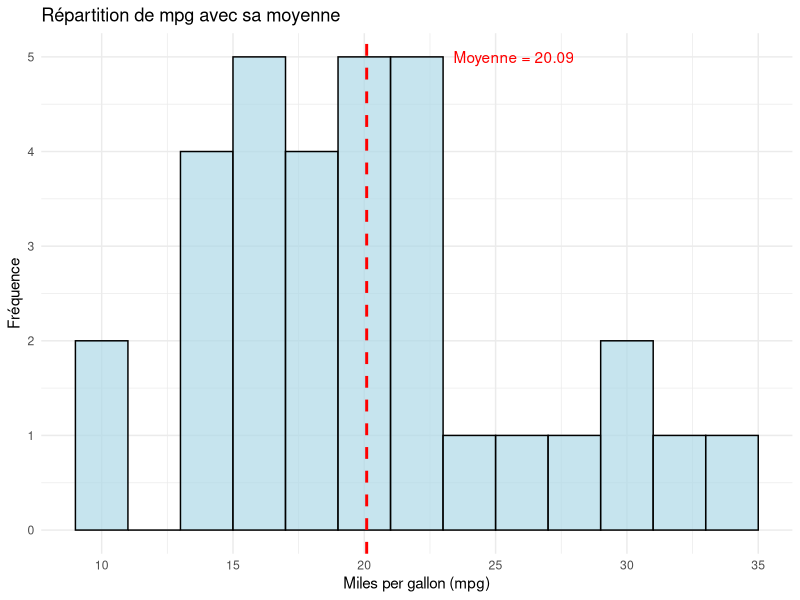
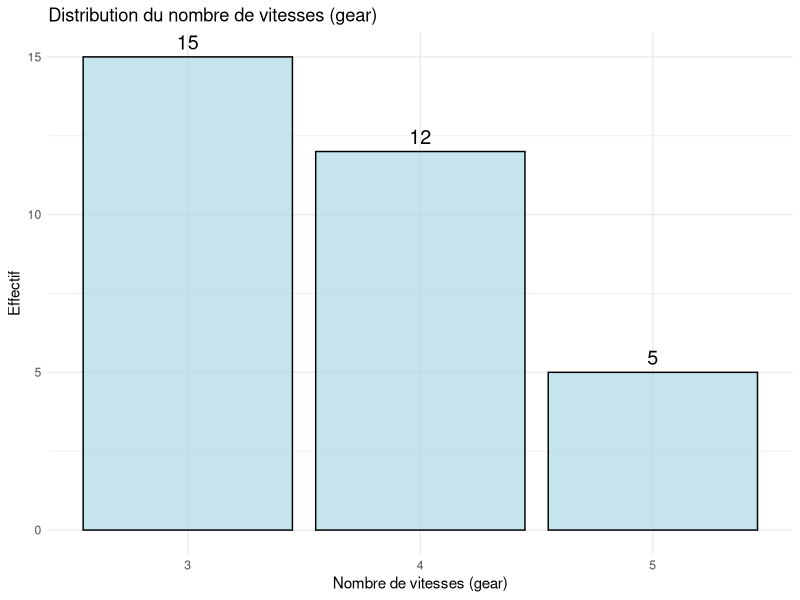
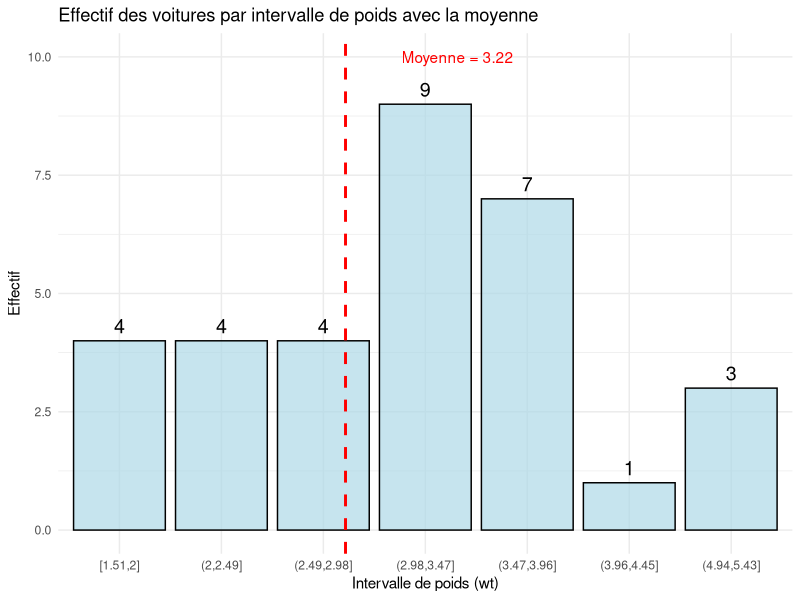
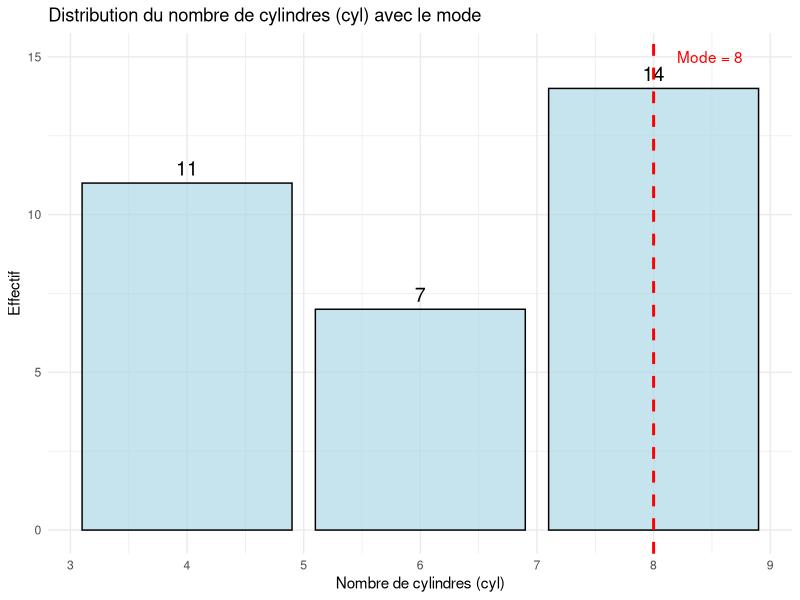
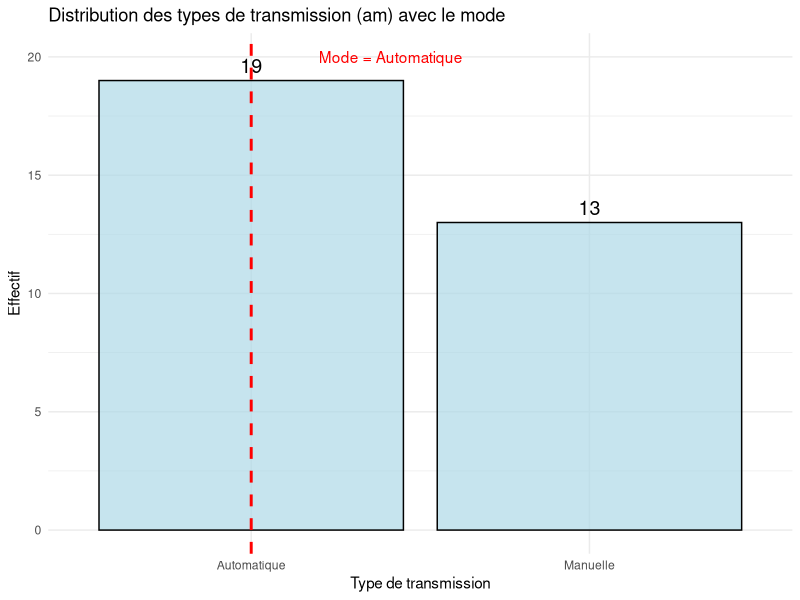
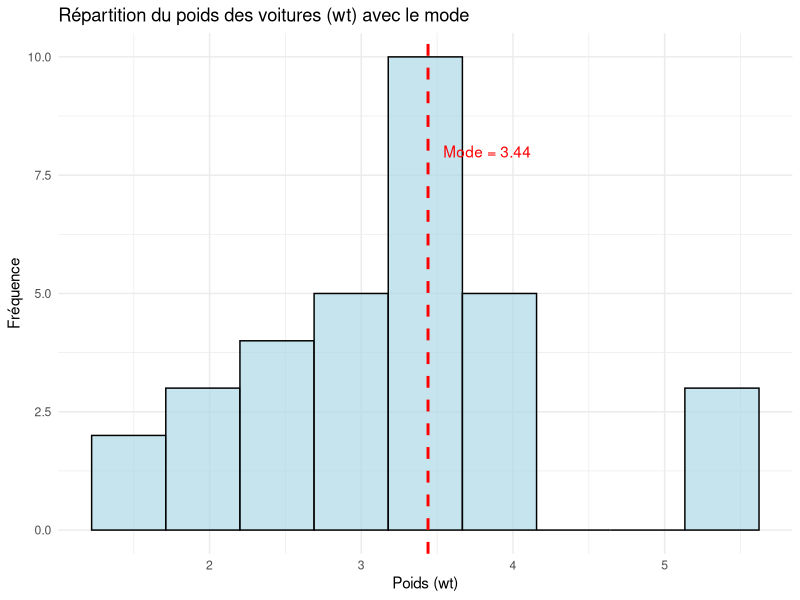

Source code (R) for these figures, in order:
## ---- chunk 1
library(dplyr)
library(ggplot2)
library(knitr)
## ---- chunk 2
# Afficher, sous forme de tableau, la variable mpg du jeu de données mtcars
knitr::kable(t(mtcars[,c("mpg")]),
             caption = "Les miles par gallons des voitures du jeu de données mtcars")
## ---- chunk 3
# Calcul de la moyenne de mpg
mean_mpg <- mean(mtcars$mpg)
mean_mpg
## ---- chunk 4
# Histogramme de la variable mpg avec la moyenne en rouge
ggplot(mtcars, aes(x = mpg)) +
  geom_histogram(binwidth = 2, fill = "lightblue", color = "black", alpha = 0.7) +
  geom_vline(aes(xintercept = mean_mpg), color = "red", linetype = "dashed", linewidth = 1) +
  annotate("text", x = mean_mpg + 1, y = 5, label = paste("Moyenne =", round(mean_mpg, 2)), color = "red", hjust = -0.5) +
  labs(title = "Répartition de mpg avec sa moyenne", x = "Miles per gallon (mpg)", y = "Fréquence") +
  theme_minimal()
## ---- chunk 5
mtcars %>%
  count(gear) %>%
  kable(col.names = c("Nombre de vitesses", "Effectif"),
        caption = "Effectif des valeurs de la variable gear")
## ---- chunk 6
# Calcul de la moyenne de gear
mean_gear <- mean(mtcars$gear)
mean_gear
## ---- chunk 7
# Diagramme en barres de la variable gear avec la moyenne en rouge
ggplot(mtcars, aes(x = factor(gear))) +
  geom_bar(fill = "lightblue", color = "black", alpha = 0.7) +
  geom_vline(aes(xintercept = mean_gear), color = "red", linetype = "dashed", linewidth = 1) +
  geom_text(stat = "count", aes(label = after_stat(count)), vjust = -0.5, size = 5) +
  labs(title = "Distribution du nombre de vitesses (gear)",
       x = "Nombre de vitesses (gear)",
       y = "Effectif") +
  theme_minimal()
## ---- chunk 8
# Regrouper wt en intervalles
mtcars_wt_intervals <- mtcars %>%
  mutate(wt_interval = cut(wt, breaks = 8, include.lowest = TRUE)) %>%
  count(wt_interval) %>%
  arrange(wt_interval)

mtcars_wt_intervals %>%
  kable(col.names = c("Intervalle de poids (wt)", "Effectif"),
        caption = "Effectif des voitures par intervalle de poids")
## ---- chunk 9
# Calcul de la moyenne
mean_wt <- mean(mtcars$wt)
mean_wt
## ---- chunk 10
# Diagramme en barres de la variable wt avec la moyenne en rouge
ggplot(mtcars_wt_intervals, aes(x = wt_interval, y = n)) +
  geom_bar(stat = "identity", fill = "lightblue", color = "black", alpha = 0.7) +
  geom_text(aes(label = n), vjust = -0.5, size = 5) +
  geom_vline(aes(xintercept = mean_wt), color = "red", linetype = "dashed", linewidth = 1) +
  annotate("text", x = mean_wt, y = max(mtcars_wt_intervals$n) + 1, label = paste("Moyenne =", round(mean_wt, 2)), color = "red", hjust = -0.5) +
  labs(title = "Effectif des voitures par intervalle de poids avec la moyenne",
       x = "Intervalle de poids (wt)",
       y = "Effectif") +
  theme_minimal()
## ---- chunk 11
# Afficher, sous forme de tableau, la variable cyl du jeu de données mtcars
knitr::kable(t(mtcars[,c("cyl")]),
             caption = "Les cylindrées des voitures du jeu de données mtcars")
## ---- chunk 12
# Calcul du mode de cyl (la valeur la plus fréquente)
mode_cyl <- mtcars %>%
  count(cyl) %>%
  filter(n == max(n)) %>%
  pull(cyl)

# Création du graphique
ggplot(mtcars, aes(x = cyl)) +
  geom_bar(fill = "lightblue", color = "black", alpha = 0.7) +
  geom_text(stat = "count", aes(label = ..count..), vjust = -0.5, size = 5) +
  geom_vline(aes(xintercept = as.numeric(mode_cyl)), color = "red", linetype = "dashed", linewidth = 1) +
  annotate("text", x = as.numeric(mode_cyl) + 0.2, 
           y = max(table(mtcars$cyl)) + 1, 
           label = paste("Mode =", mode_cyl), 
           color = "red", hjust = 0) +
  labs(title = "Distribution du nombre de cylindres (cyl) avec le mode",
       x = "Nombre de cylindres (cyl)",
       y = "Effectif") +
  theme_minimal()

## ---- chunk 13
# Conversion de la variable am en catégories
mtcars <- mtcars %>%
  mutate(am_label = ifelse(am == 0, "Automatique", "Manuelle"))

# Calcul du mode (valeur la plus fréquente)
mode_am <- mtcars %>%
  count(am_label) %>%
  filter(n == max(n)) %>%
  pull(am_label)

# Création du graphique
ggplot(mtcars, aes(x = am_label)) +
  geom_bar(fill = "lightblue", color = "black", alpha = 0.7) +
  geom_text(stat = "count", aes(label = after_stat(count)), vjust = -0.5, size = 5) +
  geom_vline(aes(xintercept = which(levels(factor(mtcars$am_label)) == mode_am)), 
             color = "red", linetype = "dashed", linewidth = 1) +
  annotate("text", x = which(levels(factor(mtcars$am_label)) == mode_am) + 0.2, 
           y = max(table(mtcars$am_label)) + 1, 
           label = paste("Mode =", mode_am), 
           color = "red", hjust = 0) +
  labs(title = "Distribution des types de transmission (am) avec le mode",
       x = "Type de transmission",
       y = "Effectif") +
  theme_minimal()
## ---- chunk 14
mtcars_wt_intervals %>%
  kable(col.names = c("Intervalle de poids (wt)", "Effectif"),
        caption = "Effectif des voitures par intervalle de poids")
## ---- chunk 15
# Calcul du mode de wt (la valeur la plus fréquente)
mode_wt <- mtcars %>%
  count(wt) %>%
  filter(n == max(n)) %>%
  pull(wt)
## ---- chunk 16
# Création du graphique
ggplot(mtcars, aes(x = wt)) +
  geom_histogram(binwidth = (max(mtcars$wt) - min(mtcars$wt)) / 8, 
                 fill = "lightblue", color = "black", alpha = 0.7) +
  geom_vline(aes(xintercept = mode_wt), color = "red", linetype = "dashed", linewidth = 1) +
  annotate("text", x = mode_wt + 0.1, y = 8, 
           label = paste("Mode =", round(mode_wt, 2)), 
           color = "red", hjust = 0) +
  labs(title = "Répartition du poids des voitures (wt) avec le mode",
       x = "Poids (wt)",
       y = "Fréquence") +
  theme_minimal()
